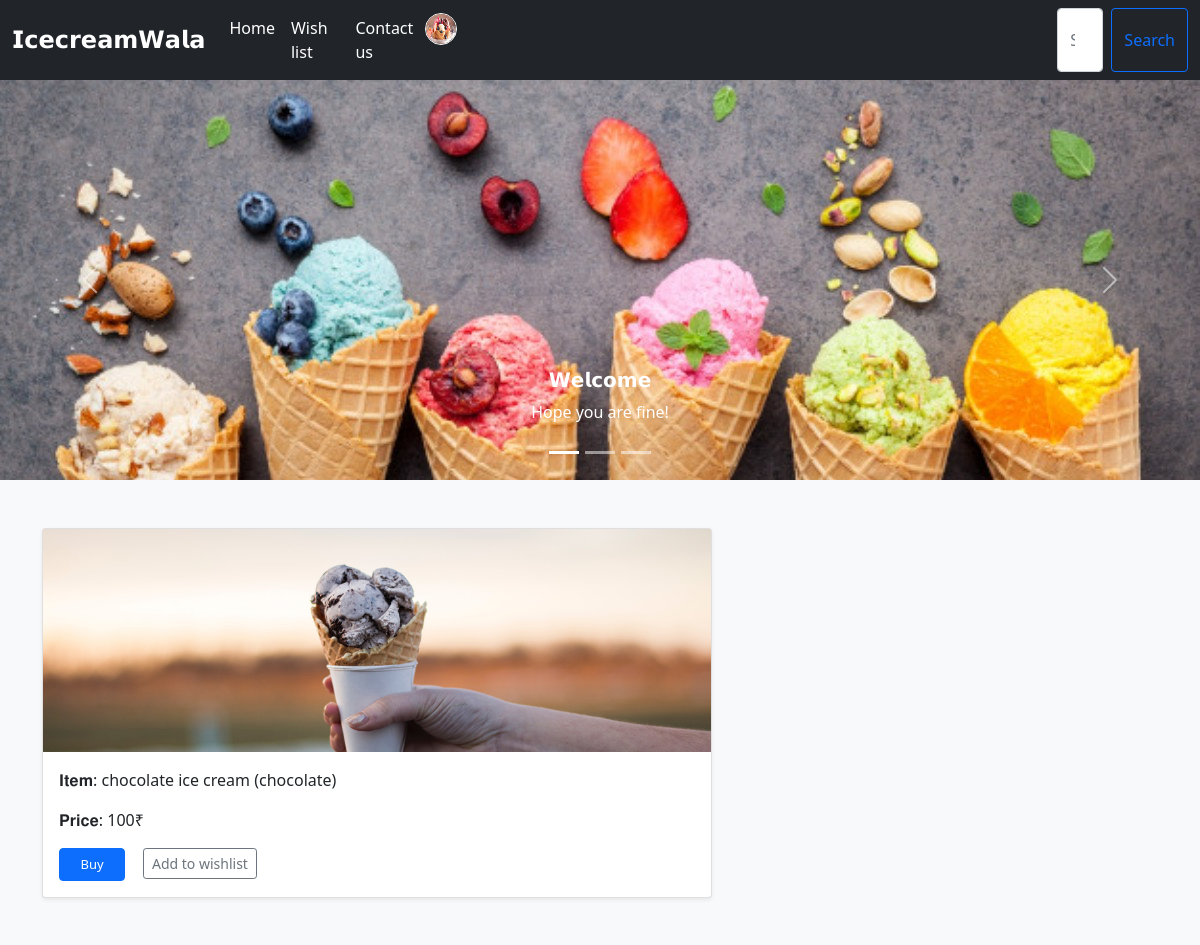
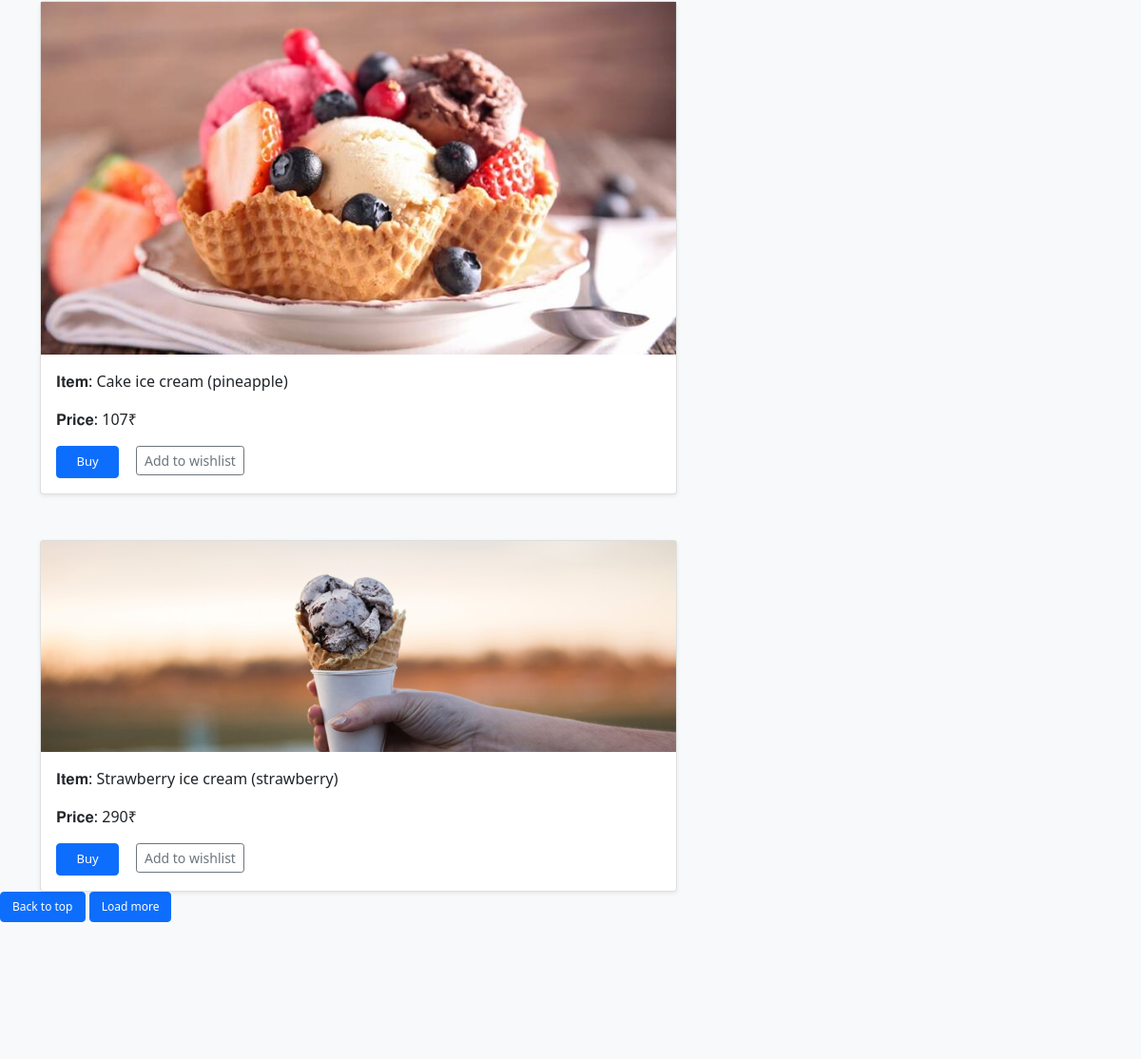
The page / on the database its author committed (2 pictures, top to bottom).
### home/models.py (models this page shows, shortened)
class Icecream_item(models.Model):
    name = models.CharField(max_length=200)
    price = models.IntegerField()
    flavour = models.CharField(max_length=50)
    image = models.ImageField(upload_to="icecream_image")

### home/views.py (the view)
# urls.py: 2. Add a URL to urlpatterns:  path('', views.home, name='home')
def home(request):
    print(User.objects.all())
    login_is = False
    if request.user.is_authenticated:
        login_is = True
    if request.method == 'POST':
        icecream = request.POST.get('item_id')
        print(icecream)
        return redirect('/')
    data = Icecream_item.objects.all()
    username = request.user.username
    Icecream_data = {
        'items' : data,
        'username': username,
        'login_is': login_is
    }
    return render(request, 'home.html', Icecream_data)

### templates/home.html (shortened to what this page needs)
{% extends 'mainlayout.html' %}
{% block body %}
<div>
{% load static %}
<div id="carouselExampleCaptions" class="carousel slide" data-bs-ride="carousel">
  <div class="carousel-indicators">
    <button type="button" data-bs-target="#carouselExampleCaptions" data-bs-slide-to="0" class="active" aria-current="true" aria-label="Slide 1"></button>
    <button type="button" data-bs-target="#carouselExampleCaptions" data-bs-slide-to="1" aria-label="Slide 2"></button>
    <button type="button" data-bs-target="#carouselExampleCaptions" data-bs-slide-to="2" aria-label="Slide 3"></button>
  </div>
  <div class="carousel-inner">
    <div class="carousel-item active">
      <img src="{% static 'img/2.jpg' %}" class="d-block w-100" alt="...">
      <div class="carousel-caption d-none d-md-block">
        <h5>𝗪𝗲𝗹𝗰𝗼𝗺𝗲 {{username}}</h5>
        <p>Hope you are fine!</p>
      </div>
    </div>
  </div>
  <button class="carousel-control-prev" type="button" data-bs-target="#carouselExampleCaptions" data-bs-slide="prev">
    <span class="carousel-control-prev-icon" aria-hidden="true"></span>
  </button>
  <button class="carousel-control-next" type="button" data-bs-target="#carouselExampleCaptions" data-bs-slide="next">
    <span class="carousel-control-next-icon" aria-hidden="true"></span>
  </button>
</div>
</div>
<div container>
<main>
{% for info in items%}
<div class="album py-5 bg-light">
    <div class="container">
      <div class="g-3" style="width:60%;">
        <div class="col">
          <div class="card shadow-sm">
            <img src="/media/{{info.image}}" class="d-block w-100" alt="...">
            <div class="card-body">
              <p class="card-text">𝐈𝐭𝐞𝐦: {{info.name}} ({{info.flavour}})</p>
              <p class="text">𝐏𝐫𝐢𝐜𝐞: {{info.price}}₹</p>
              <div class="d-flex justify-content-between align-items-center">
                <div class="btn-group">
                <form method="post" action="/buy">
                <input type="submit" class="btn btn-primary" style="font-size: 13px; width: 66px;" value="Buy">
                </form>
                <form method="post" action="/">
                <input type="submit" class="btn btn-sm btn-outline-secondary" style="margin-left:18px;" value="Add to wishlist">
                </form>
                </div>
              </div>
            </div>
          </div>
        </div>
      </div>
    </div>
{% endfor %}
<a class="btn btn-primary" style="font-size:12px; mragin-top:10px;" href="#">Back to top</a>
<a class="btn btn-primary" style="font-size:12px; mragin-top:10px;" href="#">Load more</a>
{% endblock body %}

### templates/mainlayout.html (shortened to what this page needs)
<!doctype html>
<html lang="en">
  <head>
    <link href="https://cdn.jsdelivr.net/npm/bootstrap@5.0.2/dist/css/bootstrap.min.css" rel="stylesheet">
    {% load static %}
  </head>
  <body>
  <nav class="navbar navbar-expand-lg navbar-dark bg-dark">
  <div class="container-fluid">
    <a class="navbar-brand" style="font-size:24px; margin-top:-3px;" href="/">𝗜𝗰𝗲𝗰𝗿𝗲𝗮𝗺𝗪𝗮𝗹𝗮</a>
    <div class="collapse navbar-collapse" id="navbarNavAltMarkup">
      <div class="navbar-nav">
        <a class="nav-link active" aria-current="page" href="/">Home</a>
        <a class="nav-link active" href="/wishlist">Wish list</a>
        <a class="nav-link active" href="/contact">Contact us</a>
        <li class="nav-item dropdown">
          <img class="rounded-circle" href="#" id="profileimage" border="1" style="border-color:white; border-radius: 50%; margin-top:5px; margin-left:15x;" role="button" src="{% static 'img/ice1.jpg'%}"
          width="32" height="32" alt="mdo" data-bs-toggle="dropdown" aria-expanded="false">
        </li>
        <form class="d-flex " method="get" action="/searchlist">
            <input class="form-control me-2" type="search" placeholder="Search" name="icecream_name" style="margin-left:600px;" aria-label="Search">
            <button class="btn btn-outline-primary" type="submit">Search</button>
        </form>
      </div>
    </div>
  </div>
</nav>
    {% block body %} {% endblock body %}
  </body>
</html>

### rows shown on the page
Icecream_item: image (picture), name "chocolate ice cream", flavour "chocolate", price "100"
Icecream_item: image (picture), name "Cake ice cream", flavour "pineapple", price "107"
Icecream_item: image (picture), name "Strawberry ice cream", flavour "strawberry", price "290"
